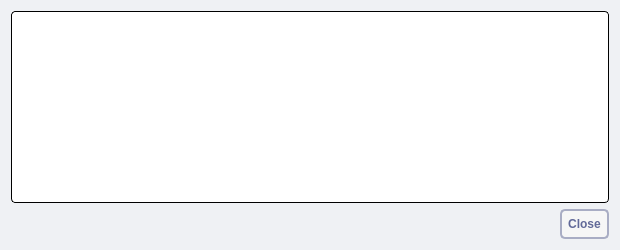
<?xml version="1.0" encoding="UTF-8"?>
<ui version="4.0">
 <class>TransactionDescDialog</class>
 <widget class="QDialog" name="TransactionDescDialog">
  <property name="geometry">
   <rect>
    <x>0</x>
    <y>0</y>
    <width>620</width>
    <height>250</height>
   </rect>
  </property>
  <property name="windowTitle">
   <string notr="true">Transaction details</string>
  </property>
  <property name="styleSheet">
   <string notr="true">background: #eff1f4; border: 0</string>
  </property>
  <layout class="QVBoxLayout" name="verticalLayout">
   <item>
    <widget class="QTextEdit" name="detailText">
     <property name="toolTip">
      <string>This pane shows a detailed description of the transaction</string>
     </property>
     <property name="styleSheet">
      <string notr="true">background: #fff; border-radius: 4px; border: 1px solid #000; padding:2px</string>
     </property>
     <property name="readOnly">
      <bool>true</bool>
     </property>
    </widget>
   </item>
   <item>
    <widget class="QDialogButtonBox" name="buttonBox">
     <property name="styleSheet">
      <string notr="true"> background: #f6f6f6; border: 2px solid #a9adc4; border-radius: 5px; padding: 6px; text-transform: uppercase; color: #616998; font-weight: bold</string>
     </property>
     <property name="orientation">
      <enum>Qt::Horizontal</enum>
     </property>
     <property name="standardButtons">
      <set>QDialogButtonBox::Close</set>
     </property>
    </widget>
   </item>
  </layout>
 </widget>
 <resources/>
 <connections>
  <connection>
   <sender>buttonBox</sender>
   <signal>accepted()</signal>
   <receiver>TransactionDescDialog</receiver>
   <slot>accept()</slot>
   <hints>
    <hint type="sourcelabel">
     <x>20</x>
     <y>20</y>
    </hint>
    <hint type="destinationlabel">
     <x>20</x>
     <y>20</y>
    </hint>
   </hints>
  </connection>
  <connection>
   <sender>buttonBox</sender>
   <signal>rejected()</signal>
   <receiver>TransactionDescDialog</receiver>
   <slot>reject()</slot>
   <hints>
    <hint type="sourcelabel">
     <x>20</x>
     <y>20</y>
    </hint>
    <hint type="destinationlabel">
     <x>20</x>
     <y>20</y>
    </hint>
   </hints>
  </connection>
 </connections>
</ui>
